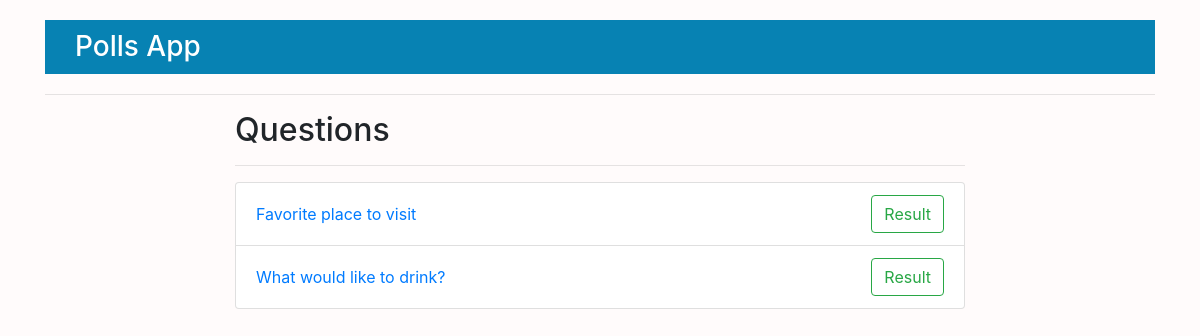
Before: /polls/ with the older database file.
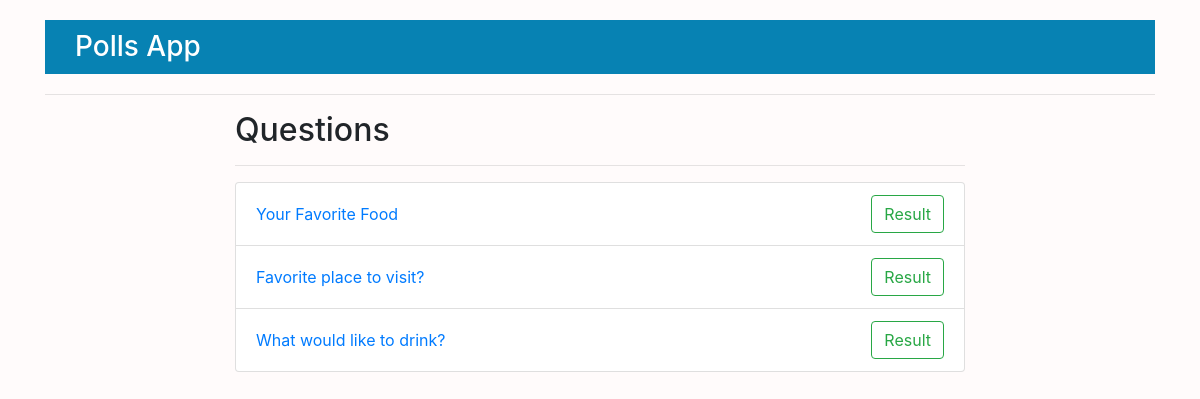
After: the same page with the newer database file.
### polls/models.py (models this page shows, shortened)
class Question(models.Model):
    question_text = models.CharField(max_length=200)
    pub_date = models.DateTimeField('date published')
    def was_published_recently(self):
        now = timezone.now()
        return now - datetime.timedelta(days=1) <= self.pub_date <= now
    was_published_recently.admin_order_field = 'pub_date'
    was_published_recently.boolean = True
    was_published_recently.short_description = 'Published Recently?'

### polls/views.py (the view)
# urls.py: path('', views.IndexView.as_view(), name='index'),
class IndexView(generic.ListView):
    template_name = 'polls/index.html'
    context_object_name = 'latest_question_list'
    def get_queryset(self):
        return Question.objects.filter(pub_date__lte = timezone.now()).order_by('-pub_date')[:5]

### polls/templates/polls/index.html
{% extends 'polls/base.html' %}
{% block content %}
{% if latest_question_list %}
<div class="questions">
    <h2>Questions</h2>
    <hr>
    <ol class="list-group">
        {% for question in latest_question_list %}
        <li class="list-group-item d-flex justify-content-between align-items-center">
            <a href="{% url 'polls:detail' question.id %}">{{ question.question_text }}</a>
            <a class="btn btn-outline-success" href="{% url 'polls:results' question.id %}">Result</a>
        </li>
        {% endfor %}
    </ol>
</div>
{% else %}
<p>No Polls are available.</p>
{% endif %}
{% endblock content%}

### polls/templates/polls/base.html (shortened to what this page needs)
{% load static %}
<!doctype html>
<html lang="en">
<head>
    <link rel="stylesheet" href="https://stackpath.bootstrapcdn.com/bootstrap/4.5.2/css/bootstrap.min.css"
>
    <link rel="stylesheet" type="text/css" href="{% static 'polls/style.css' %}">
</head>
<body>
    <div class="container">
        <div class="header">
            <h3>Polls App</h3>
        </div>
        <hr>
        <div class="row">
            <div class="col-md-8 m-auto">
                {% block content %}
                {% endblock content%}
            </div>
        </div>
    </div>
</body>
</html>

### polls/static/polls/style.css (style rules this page uses)
body { background-color: rgb(255, 251, 251); }
.header { background-color: #0782b3; }
h3 { color: #fff; margin: 20px; padding: 10px; }

Changed rows visible on the page:
added Question: question_text "Your Favorite Food"
changed Question: question_text "Favorite place to visit" → "Favorite place to visit?"
